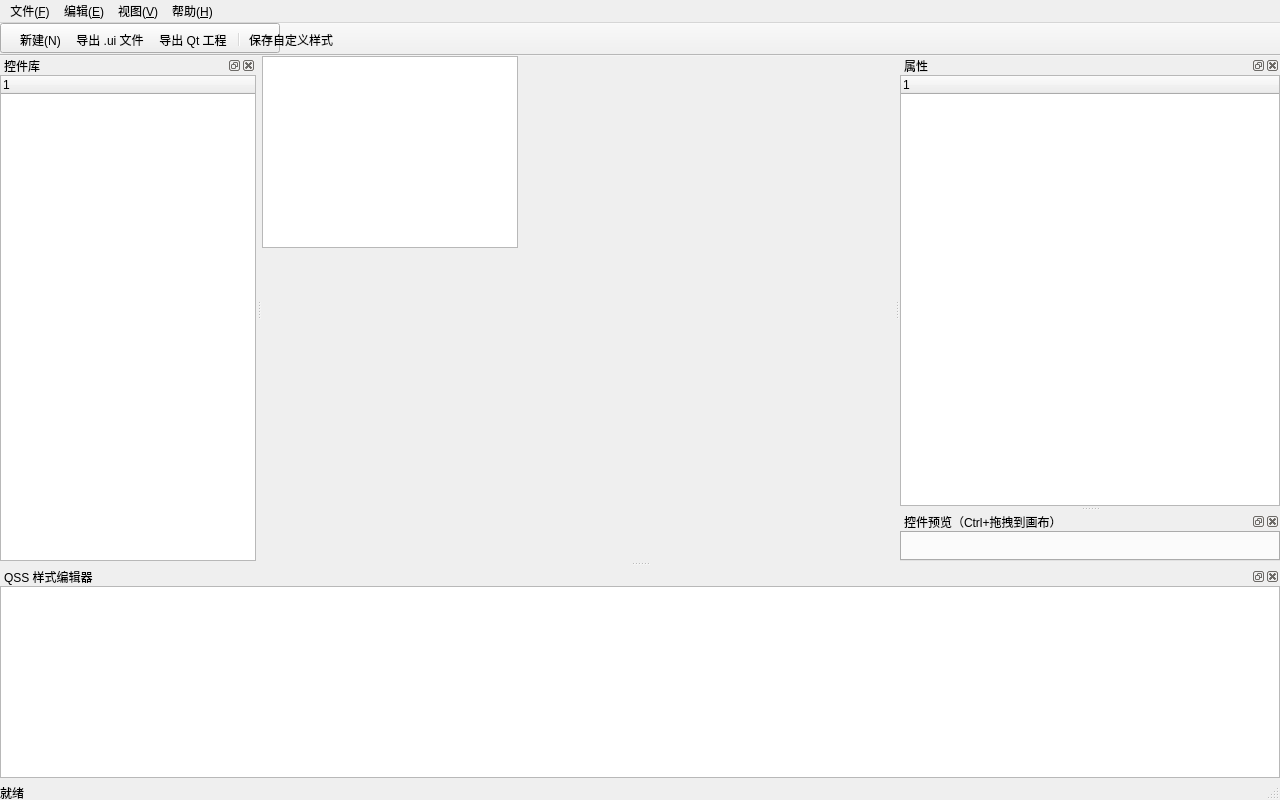
<?xml version="1.0" encoding="UTF-8"?>
<ui version="4.0">
 <class>MainWindow</class>
 <widget class="QMainWindow" name="MainWindow">
  <property name="geometry">
   <rect>
    <x>0</x>
    <y>0</y>
    <width>1280</width>
    <height>800</height>
   </rect>
  </property>
  <property name="windowTitle">
   <string>QssDesigner - 可视化 QSS 界面设计器</string>
  </property>
  <widget class="QWidget" name="centralwidget">
   <widget class="DesignView" name="centralView">
    <property name="frameShape">
     <enum>QFrame::StyledPanel</enum>
    </property>
   </widget>
  </widget>
  <widget class="QMenuBar" name="menubar">
   <property name="geometry">
    <rect>
     <x>0</x>
     <y>0</y>
     <width>1280</width>
     <height>23</height>
    </rect>
   </property>
   <widget class="QMenu" name="menuFile">
    <property name="title">
     <string>文件(&amp;F)</string>
    </property>
    <addaction name="actionNew"/>
    <addaction name="actionExportUi"/>
    <addaction name="actionExportProject"/>
    <addaction name="separator"/>
    <addaction name="actionExit"/>
   </widget>
   <widget class="QMenu" name="menuEdit">
    <property name="title">
     <string>编辑(&amp;E)</string>
    </property>
    <addaction name="actionDelete"/>
    <addaction name="actionCopy"/>
    <addaction name="actionPaste"/>
    <addaction name="separator"/>
    <widget class="QMenu" name="menuAlign">
     <property name="title">
      <string>对齐(&amp;A)</string>
     </property>
     <addaction name="actionAlignLeft"/>
     <addaction name="actionAlignRight"/>
     <addaction name="actionAlignTop"/>
     <addaction name="actionAlignBottom"/>
     <addaction name="separator"/>
     <addaction name="actionAlignHCenter"/>
     <addaction name="actionAlignVCenter"/>
     <addaction name="separator"/>
     <addaction name="actionEqualWidth"/>
     <addaction name="actionEqualHeight"/>
    </widget>
    <widget class="QMenu" name="menuOrder">
     <property name="title">
      <string>顺序(&amp;O)</string>
     </property>
     <addaction name="actionBringToFront"/>
     <addaction name="actionSendToBack"/>
    </widget>
   </widget>
   <widget class="QMenu" name="menuView">
    <property name="title">
     <string>视图(&amp;V)</string>
    </property>
    <addaction name="actionZoomIn"/>
    <addaction name="actionZoomOut"/>
    <addaction name="actionZoomReset"/>
   </widget>
   <widget class="QMenu" name="menuHelp">
    <property name="title">
     <string>帮助(&amp;H)</string>
    </property>
    <addaction name="actionAbout"/>
   </widget>
   <addaction name="menuFile"/>
   <addaction name="menuEdit"/>
   <addaction name="menuView"/>
   <addaction name="menuHelp"/>
  </widget>
  <widget class="QToolBar" name="mainToolBar">
   <property name="objectName">
    <string>mainToolBar</string>
   </property>
   <addaction name="actionNew"/>
   <addaction name="actionExportUi"/>
   <addaction name="actionExportProject"/>
   <addaction name="separator"/>
   <widget class="QLabel" name="styleLabel">
    <property name="text">
     <string>样式：</string>
    </property>
   </widget>
   <widget class="QComboBox" name="styleCombo">
    <property name="minimumSize">
     <size>
      <width>280</width>
      <height>0</height>
     </size>
    </property>
   </widget>
   <addaction name="actionSaveCustomStyle"/>
  </widget>
  <widget class="QDockWidget" name="widgetsDock">
   <property name="windowTitle">
    <string>控件库</string>
   </property>
   <attribute name="dockWidgetArea">
    <number>1</number>
   </attribute>
   <widget class="WidgetPalette" name="widgetsPalette"/>
  </widget>
  <widget class="QDockWidget" name="propertyDock">
   <property name="windowTitle">
    <string>属性</string>
   </property>
   <attribute name="dockWidgetArea">
    <number>2</number>
   </attribute>
   <widget class="PropertyPanel" name="propertyPanel"/>
  </widget>
  <widget class="QDockWidget" name="styleDock">
   <property name="windowTitle">
    <string>QSS 样式编辑器</string>
   </property>
   <attribute name="dockWidgetArea">
    <number>8</number>
   </attribute>
   <widget class="QssEditor" name="qssEditor"/>
  </widget>
  <widget class="QDockWidget" name="previewDock">
   <property name="minimumSize">
    <size>
     <width>380</width>
     <height>0</height>
    </size>
   </property>
   <property name="windowTitle">
    <string>控件预览（Ctrl+拖拽到画布）</string>
   </property>
   <attribute name="dockWidgetArea">
    <number>2</number>
   </attribute>
   <widget class="PreviewWidget" name="previewWidget"/>
  </widget>
  <widget class="QStatusBar" name="statusbar">
   <widget class="QLabel" name="statusLabel">
    <property name="text">
     <string>就绪</string>
    </property>
   </widget>
  </widget>
  <action name="actionNew">
   <property name="text">
    <string>新建(&amp;N)</string>
   </property>
   <property name="shortcut">
    <string>Ctrl+N</string>
   </property>
  </action>
  <action name="actionExportUi">
   <property name="text">
    <string>导出 .ui 文件...</string>
   </property>
   <property name="shortcut">
    <string>Ctrl+E</string>
   </property>
  </action>
  <action name="actionExportProject">
   <property name="text">
    <string>导出 Qt 工程...</string>
   </property>
   <property name="shortcut">
    <string>Ctrl+Shift+E</string>
   </property>
  </action>
  <action name="actionExit">
   <property name="text">
    <string>退出(&amp;X)</string>
   </property>
   <property name="shortcut">
    <string>Ctrl+Q</string>
   </property>
  </action>
  <action name="actionDelete">
   <property name="text">
    <string>删除(&amp;D)</string>
   </property>
   <property name="shortcut">
    <string>Del</string>
   </property>
  </action>
  <action name="actionCopy">
   <property name="text">
    <string>复制(&amp;C)</string>
   </property>
   <property name="shortcut">
    <string>Ctrl+C</string>
   </property>
  </action>
  <action name="actionPaste">
   <property name="text">
    <string>粘贴(&amp;P)</string>
   </property>
   <property name="shortcut">
    <string>Ctrl+V</string>
   </property>
  </action>
  <action name="actionAlignLeft">
   <property name="text">
    <string>左对齐</string>
   </property>
  </action>
  <action name="actionAlignRight">
   <property name="text">
    <string>右对齐</string>
   </property>
  </action>
  <action name="actionAlignTop">
   <property name="text">
    <string>顶部对齐</string>
   </property>
  </action>
  <action name="actionAlignBottom">
   <property name="text">
    <string>底部对齐</string>
   </property>
  </action>
  <action name="actionAlignHCenter">
   <property name="text">
    <string>水平居中</string>
   </property>
  </action>
  <action name="actionAlignVCenter">
   <property name="text">
    <string>垂直居中</string>
   </property>
  </action>
  <action name="actionEqualWidth">
   <property name="text">
    <string>等宽</string>
   </property>
  </action>
  <action name="actionEqualHeight">
   <property name="text">
    <string>等高</string>
   </property>
  </action>
  <action name="actionBringToFront">
   <property name="text">
    <string>置顶</string>
   </property>
  </action>
  <action name="actionSendToBack">
   <property name="text">
    <string>置底</string>
   </property>
  </action>
  <action name="actionZoomIn">
   <property name="text">
    <string>放大</string>
   </property>
   <property name="shortcut">
    <string>Ctrl++</string>
   </property>
  </action>
  <action name="actionZoomOut">
   <property name="text">
    <string>缩小</string>
   </property>
   <property name="shortcut">
    <string>Ctrl+-</string>
   </property>
  </action>
  <action name="actionZoomReset">
   <property name="text">
    <string>重置缩放</string>
   </property>
   <property name="shortcut">
    <string>Ctrl+0</string>
   </property>
  </action>
  <action name="actionSaveCustomStyle">
   <property name="text">
    <string>保存自定义样式</string>
   </property>
  </action>
  <action name="actionAbout">
   <property name="text">
    <string>关于(&amp;A)</string>
   </property>
  </action>
 </widget>
 <customwidgets>
  <customwidget>
   <class>DesignView</class>
   <extends>QGraphicsView</extends>
   <header>designview.h</header>
  </customwidget>
  <customwidget>
   <class>WidgetPalette</class>
   <extends>QTreeWidget</extends>
   <header>widgetpalette.h</header>
  </customwidget>
  <customwidget>
   <class>PropertyPanel</class>
   <extends>QTreeWidget</extends>
   <header>propertypanel.h</header>
  </customwidget>
  <customwidget>
   <class>QssEditor</class>
   <extends>QPlainTextEdit</extends>
   <header>qsseditor.h</header>
  </customwidget>
  <customwidget>
   <class>PreviewWidget</class>
   <extends>QTabWidget</extends>
   <header>previewwidget.h</header>
  </customwidget>
 </customwidgets>
 <resources/>
 <connections/>
</ui>
